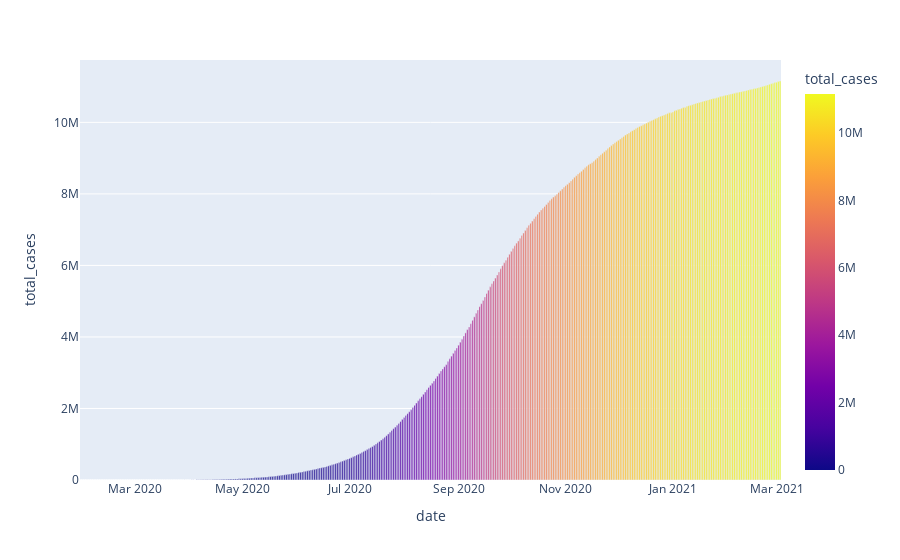

The cell this chart's notebook holds for it:
### Code cell
fig, axs1 = plt.subplots() 

axs1.bar(India['date'], India['total_cases'], label = 'Covid cases in India', )
axs1.legend()
plt.tight_layout()


fig = px.bar(India, x= 'date', y= 'total_cases', color = 'total_cases')
fig.show()

### Figure 1 — Plotly figure (JSON) as saved in the notebook; plotly's stock layout.template omitted (floating-point values rounded to 4 significant figures; data arrays with more than 128 entries replaced by an {"elided": "..."} marker saying what was removed)
{"data": [{"alignmentgroup": "True", "hovertemplate": "date=%{x}<br>total_cases=%{marker.color}<extra></extra>", "legendgroup": "", "marker": {"color": {"elided": "399 int values"}, "coloraxis": "coloraxis"}, "name": "", "offsetgroup": "", "orientation": "v", "showlegend": false, "textposition": "auto", "type": "bar", "x": {"elided": "399 str values"}, "xaxis": "x", "y": {"elided": "399 int values"}, "yaxis": "y"}], "layout": {"barmode": "relative", "coloraxis": {"colorbar": {"title": {"text": "total_cases"}}, "colorscale": [[0, "#0d0887"], [0.1111, "#46039f"], [0.2222, "#7201a8"], [0.3333, "#9c179e"], [0.4444, "#bd3786"], [0.5556, "#d8576b"], [0.6667, "#ed7953"], [0.7778, "#fb9f3a"], [0.8889, "#fdca26"], [1, "#f0f921"]]}, "legend": {"tracegroupgap": 0}, "margin": {"t": 60}, "xaxis": {"anchor": "y", "domain": [0, 1], "title": {"text": "date"}}, "yaxis": {"anchor": "x", "domain": [0, 1], "title": {"text": "total_cases"}}}}
